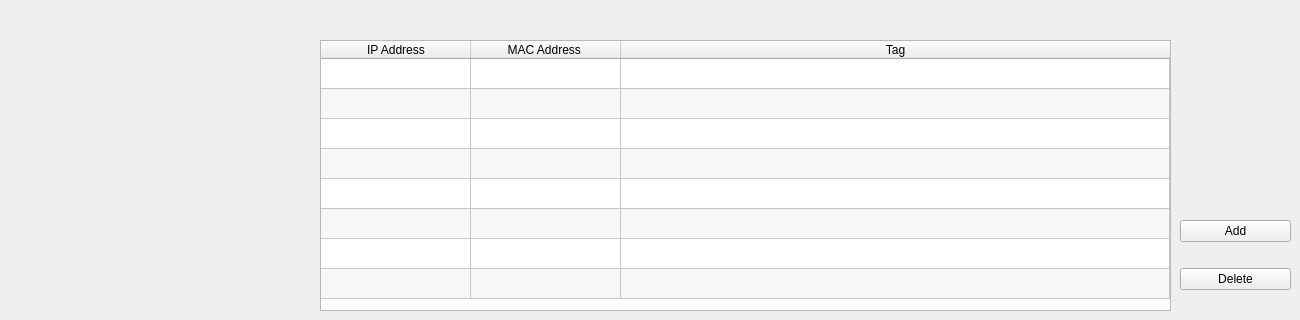
                    <widget class="QWidget" name="tags_tab">
                     <attribute name="title">
                      <string>Tags</string>
                     </attribute>
                     <widget class="QWidget" name="gridLayoutWidget">
                      <property name="geometry">
                       <rect>
                        <x>1180</x>
                        <y>200</y>
                        <width>111</width>
                        <height>111</height>
                       </rect>
                      </property>
                      <layout class="QGridLayout" name="gridLayout_14">
                       <item row="0" column="0">
                        <widget class="QPushButton" name="tag_add_button">
                         <property name="text">
                          <string>Add</string>
                         </property>
                        </widget>
                       </item>
                       <item row="1" column="0">
                        <widget class="QPushButton" name="tag_delete_button">
                         <property name="text">
                          <string>Delete</string>
                         </property>
                        </widget>
                       </item>
                      </layout>
                     </widget>
                     <widget class="QWidget" name="gridLayoutWidget_2">
                      <property name="geometry">
                       <rect>
                        <x>320</x>
                        <y>40</y>
                        <width>851</width>
                        <height>271</height>
                       </rect>
                      </property>
                      <layout class="QGridLayout" name="gridLayout_15">
                       <item row="0" column="0">
                        <widget class="QTableWidget" name="table_tag">
                         <property name="acceptDrops">
                          <bool>false</bool>
                         </property>
                         <property name="editTriggers">
                          <set>QAbstractItemView::AnyKeyPressed|QAbstractItemView::DoubleClicked</set>
                         </property>
                         <property name="alternatingRowColors">
                          <bool>true</bool>
                         </property>
                         <property name="selectionBehavior">
                          <enum>QAbstractItemView::SelectRows</enum>
                         </property>
                         <property name="cornerButtonEnabled">
                          <bool>true</bool>
                         </property>
                         <property name="rowCount">
                          <number>8</number>
                         </property>
                         <attribute name="horizontalHeaderCascadingSectionResizes">
                          <bool>true</bool>
                         </attribute>
                         <attribute name="horizontalHeaderMinimumSectionSize">
                          <number>20</number>
                         </attribute>
                         <attribute name="horizontalHeaderDefaultSectionSize">
                          <number>150</number>
                         </attribute>
                         <attribute name="horizontalHeaderShowSortIndicator" stdset="0">
                          <bool>true</bool>
                         </attribute>
                         <attribute name="horizontalHeaderStretchLastSection">
                          <bool>true</bool>
                         </attribute>
                         <attribute name="verticalHeaderVisible">
                          <bool>false</bool>
                         </attribute>
                         <attribute name="verticalHeaderCascadingSectionResizes">
                          <bool>true</bool>
                         </attribute>
                         <attribute name="verticalHeaderShowSortIndicator" stdset="0">
                          <bool>true</bool>
                         </attribute>
                         <row/>
                         <row/>
                         <row/>
                         <row/>
                         <row/>
                         <row/>
                         <row/>
                         <row/>
                         <column>
                          <property name="text">
                           <string>IP Address</string>
                          </property>
                         </column>
                         <column>
                          <property name="text">
                           <string>MAC Address </string>
                          </property>
                         </column>
                         <column>
                          <property name="text">
                           <string>Tag</string>
                          </property>
                         </column>
                         <item row="0" column="0">
                          <property name="text">
                           <string/>
                          </property>
                          <property name="checkState">
                           <enum>Unchecked</enum>
                          </property>
                          <property name="flags">
                           <set>ItemIsSelectable|ItemIsUserCheckable|ItemIsEnabled</set>
                          </property>
                         </item>
                         <item row="0" column="1">
                          <property name="text">
                           <string/>
                          </property>
                          <property name="flags">
                           <set>ItemIsSelectable</set>
                          </property>
                         </item>
                         <item row="0" column="2">
                          <property name="text">
                           <string/>
                          </property>
                          <property name="flags">
                           <set>ItemIsSelectable|ItemIsEditable|ItemIsEnabled</set>
                          </property>
                         </item>
                         <item row="1" column="0">
                          <property name="text">
                           <string/>
                          </property>
                          <property name="checkState">
                           <enum>Unchecked</enum>
                          </property>
                          <property name="flags">
                           <set>ItemIsSelectable|ItemIsUserCheckable|ItemIsEnabled</set>
                          </property>
                         </item>
                         <item row="1" column="1">
                          <property name="text">
                           <string/>
                          </property>
                          <property name="flags">
                           <set>ItemIsSelectable</set>
                          </property>
                         </item>
                         <item row="1" column="2">
                          <property name="text">
                           <string/>
                          </property>
                          <property name="flags">
                           <set>ItemIsSelectable|ItemIsEditable|ItemIsEnabled</set>
                          </property>
                         </item>
                         <item row="2" column="0">
                          <property name="text">
                           <string/>
                          </property>
                          <property name="checkState">
                           <enum>Unchecked</enum>
                          </property>
                          <property name="flags">
                           <set>ItemIsSelectable|ItemIsUserCheckable|ItemIsEnabled</set>
                          </property>
                         </item>
                         <item row="2" column="1">
                          <property name="text">
                           <string/>
                          </property>
                          <property name="flags">
                           <set>ItemIsSelectable</set>
                          </property>
                         </item>
                         <item row="2" column="2">
                          <property name="text">
                           <string/>
                          </property>
                          <property name="flags">
                           <set>ItemIsSelectable|ItemIsEditable|ItemIsEnabled</set>
                          </property>
                         </item>
                         <item row="3" column="0">
                          <property name="text">
                           <string/>
                          </property>
                          <property name="checkState">
                           <enum>Unchecked</enum>
                          </property>
                          <property name="flags">
                           <set>ItemIsSelectable|ItemIsUserCheckable|ItemIsEnabled</set>
                          </property>
                         </item>
                         <item row="3" column="1">
                          <property name="text">
                           <string/>
                          </property>
                          <property name="flags">
                           <set>ItemIsSelectable</set>
                          </property>
                         </item>
                         <item row="3" column="2">
                          <property name="text">
                           <string/>
                          </property>
                          <property name="flags">
                           <set>ItemIsSelectable|ItemIsEditable|ItemIsEnabled</set>
                          </property>
                         </item>
                         <item row="4" column="0">
                          <property name="text">
                           <string/>
                          </property>
                          <property name="checkState">
                           <enum>Unchecked</enum>
                          </property>
                          <property name="flags">
                           <set>ItemIsSelectable|ItemIsUserCheckable|ItemIsEnabled</set>
                          </property>
                         </item>
                         <item row="4" column="1">
                          <property name="text">
                           <string/>
                          </property>
                          <property name="flags">
                           <set>ItemIsSelectable</set>
                          </property>
                         </item>
                         <item row="4" column="2">
                          <property name="text">
                           <string/>
                          </property>
                          <property name="flags">
                           <set>ItemIsSelectable|ItemIsEditable|ItemIsEnabled</set>
                          </property>
                         </item>
                         <item row="5" column="0">
                          <property name="text">
                           <string/>
                          </property>
                          <property name="checkState">
                           <enum>Unchecked</enum>
                          </property>
                          <property name="flags">
                           <set>ItemIsSelectable|ItemIsUserCheckable|ItemIsEnabled</set>
                          </property>
                         </item>
                         <item row="5" column="1">
                          <property name="text">
                           <string/>
                          </property>
                          <property name="flags">
                           <set>ItemIsSelectable</set>
                          </property>
                         </item>
                         <item row="5" column="2">
                          <property name="text">
                           <string/>
                          </property>
                          <property name="flags">
                           <set>ItemIsSelectable|ItemIsEditable|ItemIsEnabled</set>
                          </property>
                         </item>
                         <item row="6" column="0">
                          <property name="text">
                           <string/>
                          </property>
                          <property name="checkState">
                           <enum>Unchecked</enum>
                          </property>
                          <property name="flags">
                           <set>ItemIsSelectable|ItemIsUserCheckable|ItemIsEnabled</set>
                          </property>
                         </item>
                         <item row="6" column="1">
                          <property name="text">
                           <string/>
                          </property>
                          <property name="flags">
                           <set>ItemIsSelectable</set>
                          </property>
                         </item>
                         <item row="6" column="2">
                          <property name="text">
                           <string/>
                          </property>
                          <property name="flags">
                           <set>ItemIsSelectable|ItemIsEditable|ItemIsEnabled</set>
                          </property>
                         </item>
                         <item row="7" column="0">
                          <property name="text">
                           <string/>
                          </property>
                          <property name="checkState">
                           <enum>Unchecked</enum>
                          </property>
                          <property name="flags">
                           <set>ItemIsSelectable|ItemIsUserCheckable|ItemIsEnabled</set>
                          </property>
                         </item>
                         <item row="7" column="1">
                          <property name="text">
                           <string/>
                          </property>
                          <property name="flags">
                           <set>ItemIsSelectable</set>
                          </property>
                         </item>
                         <item row="7" column="2">
                          <property name="text">
                           <string/>
                          </property>
                          <property name="flags">
                           <set>ItemIsSelectable|ItemIsEditable|ItemIsEnabled</set>
                          </property>
                         </item>
                        </widget>
                       </item>
                      </layout>
                     </widget>
                    </widget>
